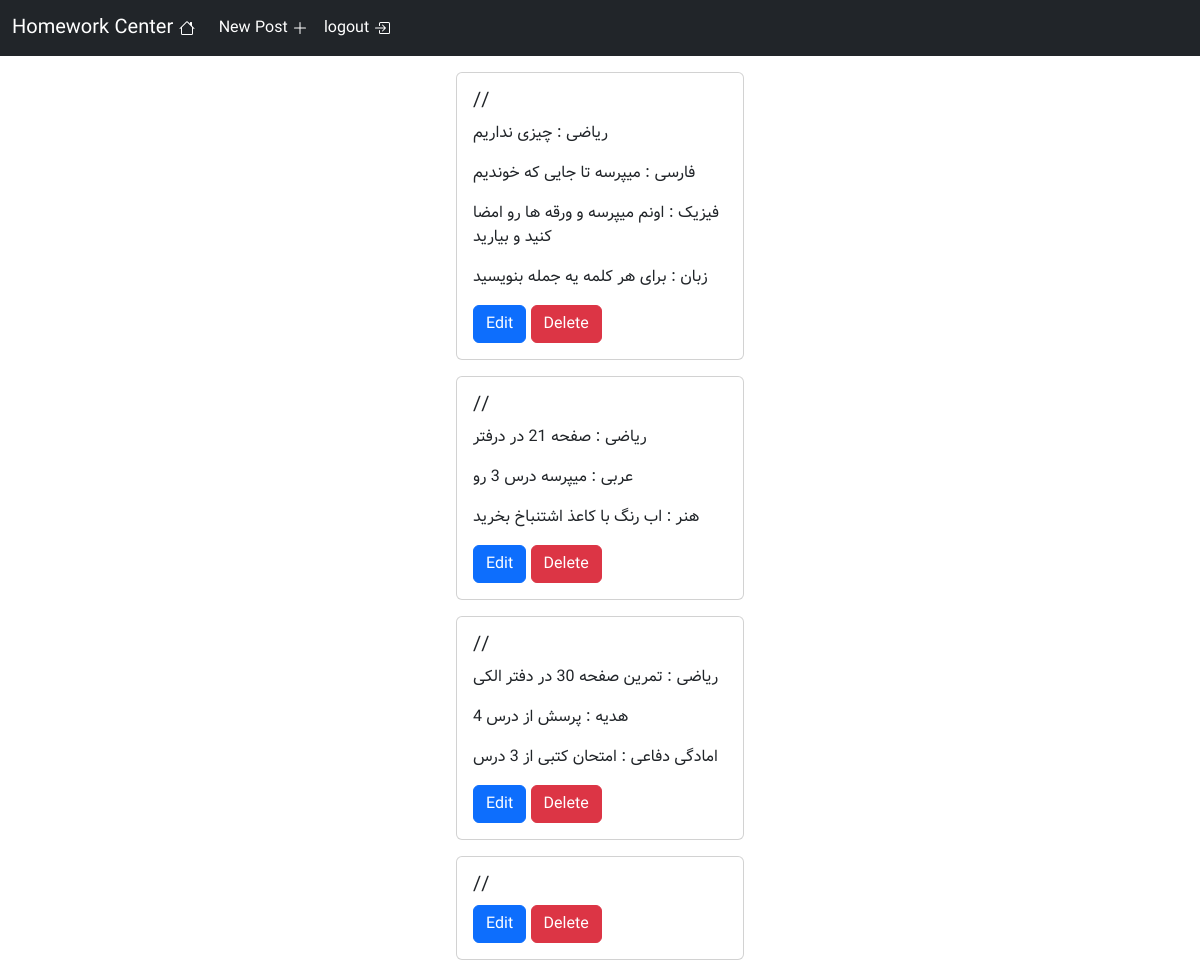
Before: / (signed in) with the older database file.
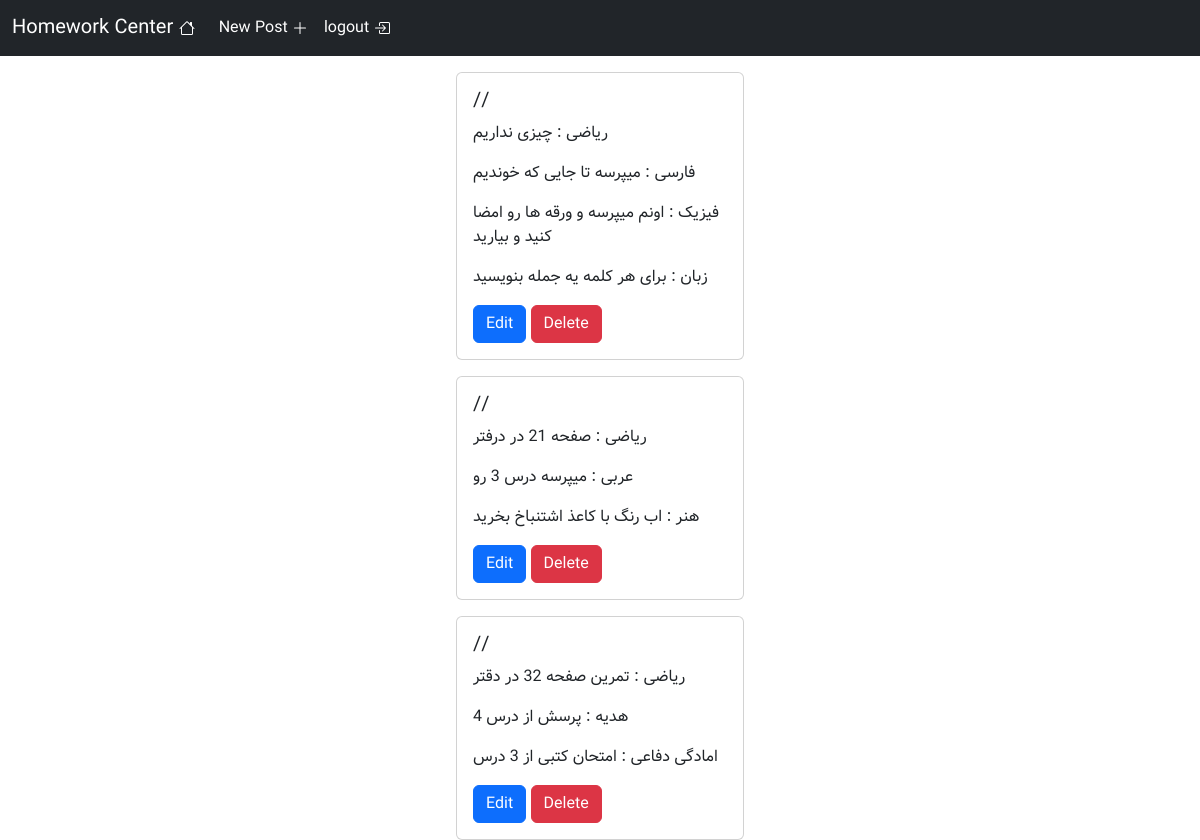
After: the same page with the newer database file.
### homework/models.py (models this page shows, shortened)
class WriteHomework(models.Model):
    date = models.DateField(blank=False)
    math = models.CharField(max_length=100 , blank=True)
    literature = models.CharField(max_length=100 , blank=True)
    biology = models.CharField(max_length=100 , blank=True)
    physics = models.CharField(max_length=100 , blank=True)
    religious = models.CharField(max_length=100 , blank=True)
    Defense_readiness = models.CharField(max_length=100 , blank=True)
    Social_studies = models.CharField(max_length=100 , blank=True)
    english = models.CharField(max_length=100 , blank=True)
    conversation = models.CharField(max_length=100 , blank=True)
    arabic = models.CharField(max_length=100 , blank=True)
    quran = models.CharField(max_length=100 , blank=True)
    writeing = models.CharField(max_length=100 , blank=True)
    art = models.CharField(max_length=100 , blank=True)

### main/views.py (the view)
# urls.py: path('',views.MainPage.as_view(),name='main_page'),
class MainPage(LoginRequiredMixin,View):
    def get(self,request):
        allmodels = models.WriteHomework.objects.all()
        for model in allmodels:
            miladi_date = date(year=model.date.year,month=model.date.month,day=model.date.day).togregorian()
            shamsi_date = date.fromgregorian(year = miladi_date.year , month = miladi_date.month , day = miladi_date.day)
            model.date = f"{shamsi_date.year}/{shamsi_date.month}/{shamsi_date.day} {shamsi_date.strftime('%A')}"
            full_date = model.date
            if "Saturday" in full_date:
                model.date = full_date.replace('Saturday','شنبه')
            if "Sunday" in full_date:
                model.date = full_date.replace('Sunday','یکشنبه')
            if "Monday" in full_date:
                model.date = full_date.replace('Monday','دوشنبه')
            if "Tuesday" in full_date:
                model.date = full_date.replace('Tuesday','سه شنبه')
            if "Wednesday" in full_date:
                model.date = full_date.replace('Wednesday','چهارشنبه')
            if "Thursday" in full_date:
                model.date = full_date.replace('Thursday','پنجشنبه (تعطیل)')
            if "Friday" in full_date:
                model.date = full_date.replace('Friday','جمعه (تعطیل)')
        sorted_models = sorted(allmodels, key=lambda x: x.date, reverse=True)
        return render(request,'main/mainpage.html',{"models":sorted_models})

### main/templates/main/mainpage.html (shortened to what this page needs)
{% extends "base.html" %}
{% block body %}
    {% for model in models%}
        <div class="card mx-auto mt-3 rounded" style="width: 18rem;">
            <div class="card-body">
                <h5 class="card-title">{{model.date}}</h5>
                {% if model.math != '' %}
                    <p class="card-text">ریاضی : {{model.math}}</p>
                {% endif %}
                {% if model.literature != '' %}
                    <p class="card-text">فارسی : {{model.literature}}</p>
                {% endif %}
                {% if model.physics != '' %}
                    <p class="card-text">فیزیک : {{model.physics}}</p>
                {% endif %}
                {% if model.religious != '' %}
                    <p class="card-text">هدیه : {{model.religious}}</p>
                {% endif %}
                {% if model.Defense_readiness != '' %}
                    <p class="card-text">امادگی دفاعی : {{model.Defense_readiness}}</p>
                {% endif %}
                {% if model.english != '' %}
                    <p class="card-text">زبان : {{model.english}}</p>
                {% endif %}
                {% if model.arabic != '' %}
                    <p class="card-text">عربی : {{model.arabic}}</p>
                {% endif %}
                {% if model.art != '' %}
                    <p class="card-text">هنر : {{model.art}}</p>
                {% endif %}
                {% if request.user.is_staff %}
                    <a href="{% url "edit_homeowork_page" model.id %}" class="btn btn-primary">Edit</a>
                    <a href="{% url "delete_homework_page" model.id %}" class="btn btn-danger">Delete</a>
                {% endif %}
            </div>
        </div>
    {% endfor %}
{% endblock body %}

Changed rows visible on the page:
removed WriteHomework: date "//"
changed WriteHomework "پرسش از درس 4": math "تمرین صفحه 30 در دفتر الکی" → "تمرین صفحه 32 در دقتر"
